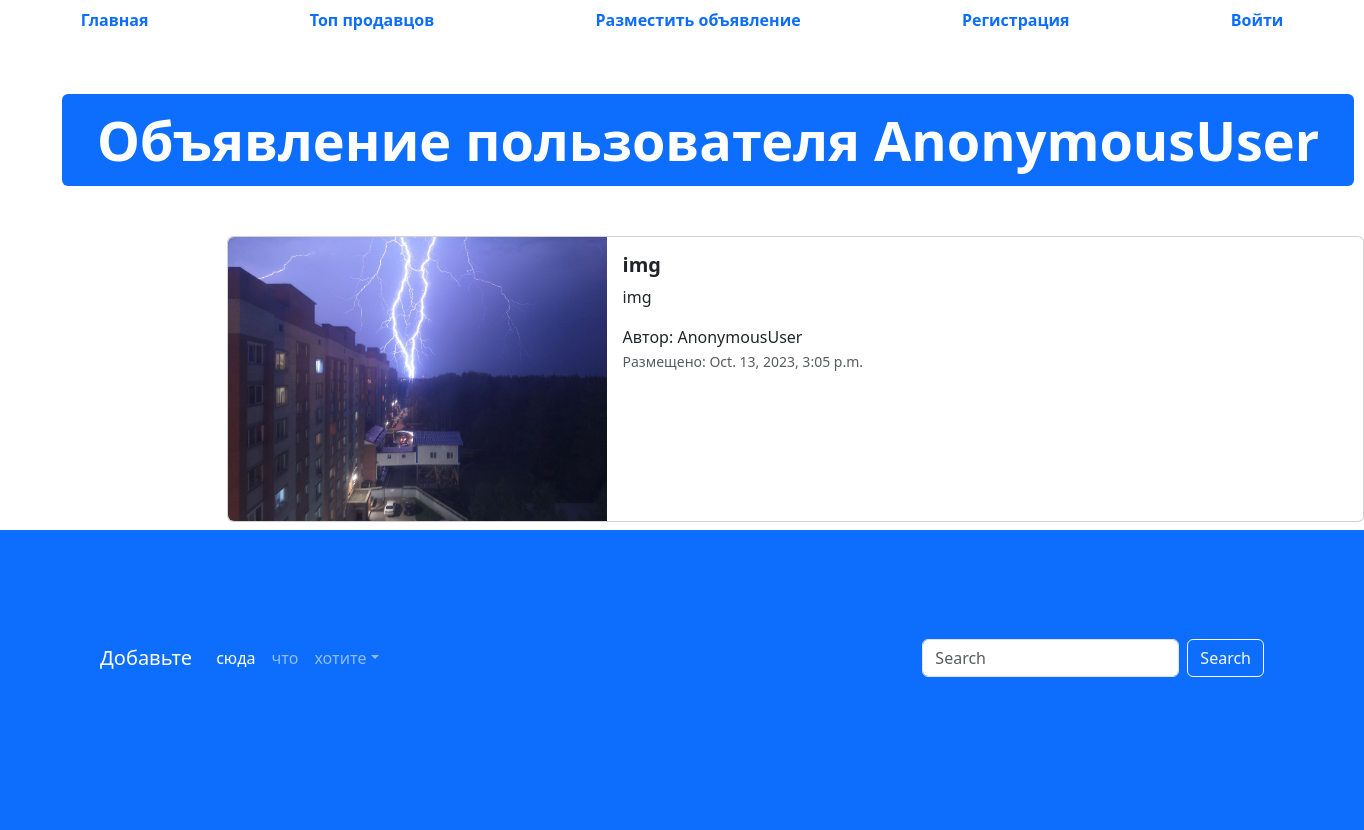
/advertisement/4, run on the app's committed database.
### app_project/models.py (models this page shows, shortened)
class Advertisement(models.Model):
    title = models.CharField('заголовок',max_length=128)
    description = models.TextField("описание")
    price = models.DecimalField("Цена", max_length=10,decimal_places=2,max_digits=20)
    auction = models.BooleanField('Topг',help_text="Отметить если торг уместен")
    created_at = models.DateTimeField(auto_now_add=True)
    update_at = models.DateTimeField(auto_now=True)
    image = models.ImageField('Изображение',upload_to='advertisement/', null=True, blank=True)
    user = models.ForeignKey(User, verbose_name='пользователь', on_delete=models.CASCADE, null=True,default=None)
    class Meta:
        db_table='advertisement'

### app_project/views.py (the view)
# urls.py: path('advertisement/<int:pk>',advertisement_detail, name ='adv-detail')
def advertisement_detail(request,pk):
    advertisement = Advertisement.objects.get(id=pk)
    context ={'advertisement': advertisement,}
    return render(request, 'app_project/advertisement.html',context)

### templates/app_project/advertisement.html (shortened to what this page needs)
{% extends 'base.html' %}
{% load static %}
{% block content %}
  <ul class="nav nav-pills sticky-top bg-white nav-fill">
    <li class="nav-item">
      <a class="nav-link" href="/">
        <span style="font-weight: bold;">Главная</span>
      </a>
    </li>
    <li class="nav-item">
      <a class="nav-link" href="{% url 'top-sellers' %}"><span style="font-weight: bold;">Топ продавцов</span>
      </a>
    </li>
    <li class="nav-item">
      <a class="nav-link" href="{% url 'advertisement-post' %}">
        <span style="font-weight: bold;">Разместить объявление</span>
      </a>
    </li>
    {% if not user.is_authenticated %}
    <li class="nav-item">
      <a class="nav-link" href="{% url 'register' %}">
        <span style="font-weight: bold;">Регистрация</span>
      </a>
    </li>
    <li class="nav-item">
      <a class="nav-link" href="{% url 'login' %}">
        <span style="font-weight: bold;">Войти</span>
      </a>
    </li>
    {% endif %}
  </ul>
  <div class="container" style="margin: 50px;">
    <div class="display-2">
      <span class="badge bg-primary">Объявление пользователя {{ user }}</span>
    </div>
  </div>
  <div class="col offset-2">
    <div class="card mb-2" style="max-width: 1200px; margin-top: 20px;">
      <div class="row g-0">
        <div class="col-md-4">
          <a href="#" class="nav-link">
            <img src="{{ advertisement.image.url }}" class="img-fluid rounded-start" alt="Card title">
          </a>
        </div>
        <div class="col">
          <div class="card-body">
            <h5 class="card-title">
              <a href="#" class="nav-link"><strong>{{ advertisement.title }}</strong></a>
            </h5>
            <p class="card-text">
              {{ advertisement.description }}
            </p>
            <span>Автор: {{ user }}</span>
            <p class="card-text"><small class="text-muted">Размещено: {{ advertisement.created_at }}</small></p>
          </div>
        </div>
      </div>
    </div>
  </div>
  <footer style="padding: 100px; min-height: 300px;" class="bg-primary">
    <nav class="navbar navbar-expand-sm navbar-dark">
      <a class="navbar-brand" href="#">Добавьте</a>
      <div class="collapse navbar-collapse" id="collapsibleNavId">
        <ul class="navbar-nav me-auto mt-2 mt-lg-0">
          <li class="nav-item">
            <a class="nav-link active" href="#" aria-current="page">сюда</a>
          </li>
          <li class="nav-item">
            <a class="nav-link" href="#">что</a>
          </li>
          <li class="nav-item dropdown">
            <a class="nav-link dropdown-toggle" href="#" id="dropdownId" data-bs-toggle="dropdown" aria-haspopup="true"
              aria-expanded="false">хотите</a>
          </li>
        </ul>
        <form class="d-flex my-2 my-lg-0">
          <input class="form-control me-sm-2" type="text" placeholder="Search">
          <button class="btn btn-outline-light my-2 my-sm-0" type="submit">Search</button>
        </form>
      </div>
    </nav>
  </footer>
{% endblock %}

### data on the page
Advertisement: image (picture), title "img", description "img", created_at "Oct. 13, 2023, 3:05 p.m."

### other printed values
{{ user }} "AnonymousUser"
